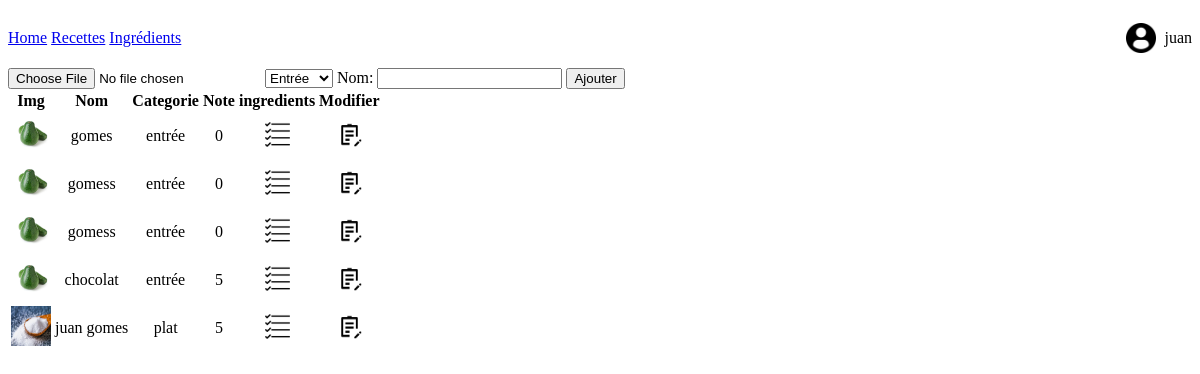
Screenshot of /assets/admin/recettes (signed in) with the database file from the repository.
### tables this page shows
CREATE TABLE `recettes` (
  `id` int(11) NOT NULL,
  `nom` varchar(150) DEFAULT NULL,
  `categorie` varchar(50) DEFAULT NULL,
  `ingredients` longtext DEFAULT NULL,
  `description` longtext NOT NULL,
  `note` int(11) NOT NULL,
  `idproprietaire` int(11) DEFAULT NULL,
  `image` varchar(255) NOT NULL
);

### assets/admin/recettes.php (the view, shortened to what this page needs)
<?php require $_SERVER['DOCUMENT_ROOT'] . "/assets/components/head.php"  ?>
<?php require $_SERVER['DOCUMENT_ROOT'] .'/assets/sql/connexion.php'; ?>
</head>
<body>
<?php require $_SERVER['DOCUMENT_ROOT'] . "/assets/components/header.php"  ?>
<form action="/assets/scripts/addnewrecette.php" method="POST" enctype="multipart/form-data" >
    <input type="file" name="img" id="img">
    <select name="categorie" id="categorie">
        <option value="entrée">Entrée</option>
    </select>
    <label for="nom">Nom:</label>
    <input type="text" name="nom" id="nom">
    <input type="submit" value="Ajouter">
</form>
<main>
    <table>
        <tr>
            <th>Img</th>
            <th>Nom</th>
            <th>Categorie</th>
            <th>Note</th>
            <th>ingredients</th>
            <th>Modifier</th>
        </tr>
    <?php
            $requete = $conexion->prepare('SELECT * FROM recettes;');
            $requete->execute();
            $ingredients = $requete->fetchAll();
            foreach($ingredients as $ingredient){
                $id = $nom = $ingredient["id"];
                $nom = $ingredient["nom"];
                $image = $ingredient["image"];
                $note = $ingredient["note"];
                $categorie = $ingredient["categorie"];
                ?>
                <tr>
                    <td><img src=<?php echo($image)?> style="height: 40px; width: 40px;" ></td>
                    <td><?php echo($nom) ?></td>
                    <td><?php echo($categorie) ?></td>
                    <td><?php echo($note) ?></td>
                    <td><a href="/assets/admin/addingrédient?id=<?php echo($id) ?>"><img src="/assets/img/list.png" alt="" style="height: 25px; width: 25px;"></a></td>
                    <td><a href="/assets/admin/modifierrecette?id=<?php echo($id) ?>"><img src="/assets/img/listedit.png" alt="" style="height: 25px; width: 25px;"></a></td>
                </tr>
                <?php
            }
    ?>
    </table>
</main>
</body>
</html>

### assets/css/style.css (style rules this page uses)
:root { height: 100vh; width: 100vw; overflow: hidden; --primary: white; --secondary: black; }
td { text-align: center; }

### rows the page displays
recettes: image (picture), nom "gomes", categorie "entrée", note "0"
recettes: image (picture), nom "gomess", categorie "entrée", note "0"
recettes: image (picture), nom "gomess", categorie "entrée", note "0"
recettes: image (picture), nom "chocolat", categorie "entrée", note "5"
recettes: image (picture), nom "juan gomes", categorie "plat", note "5"

### other values shown
$_SESSION['prenom'] "juan"
